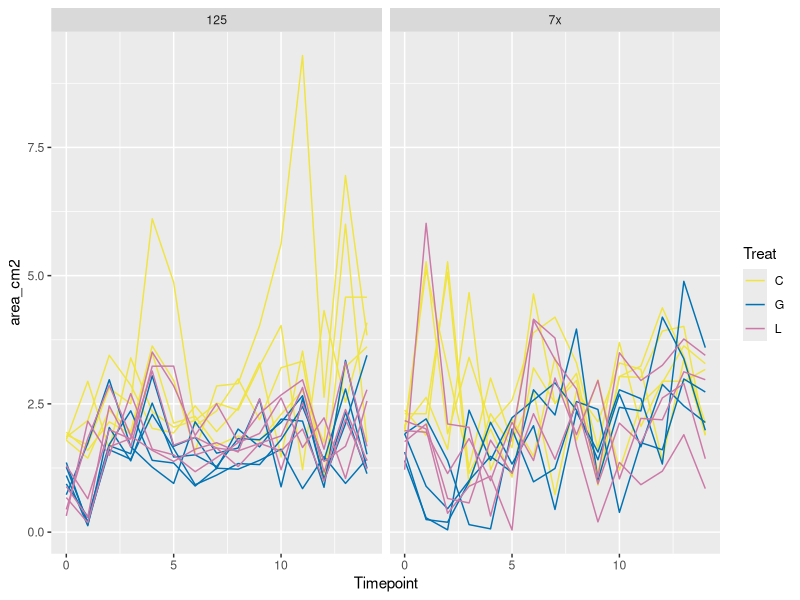
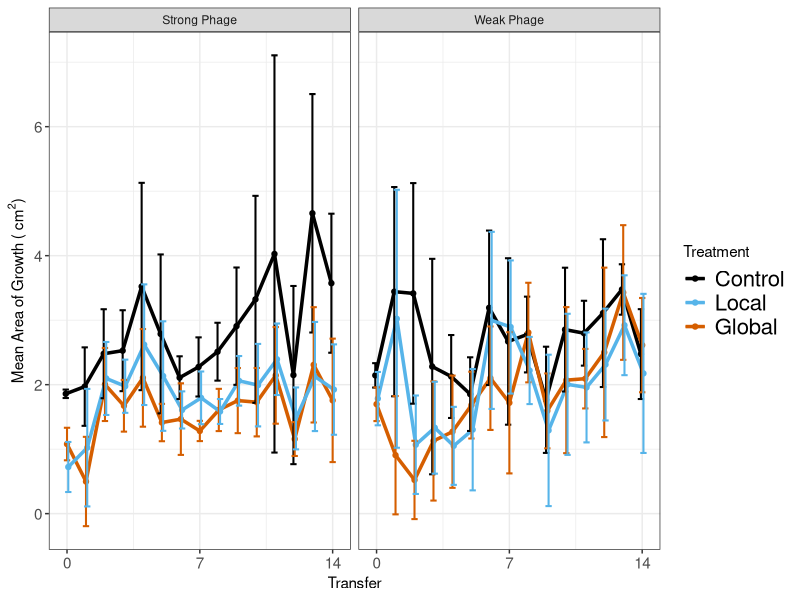
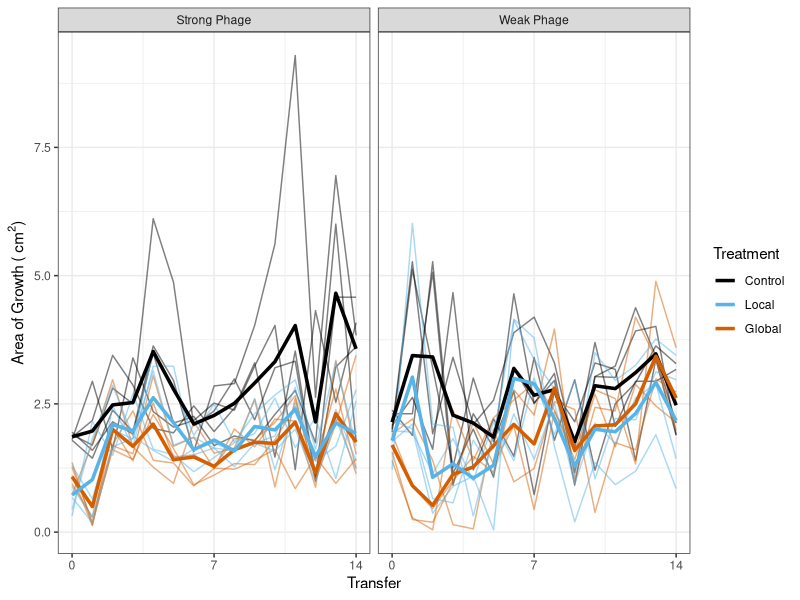
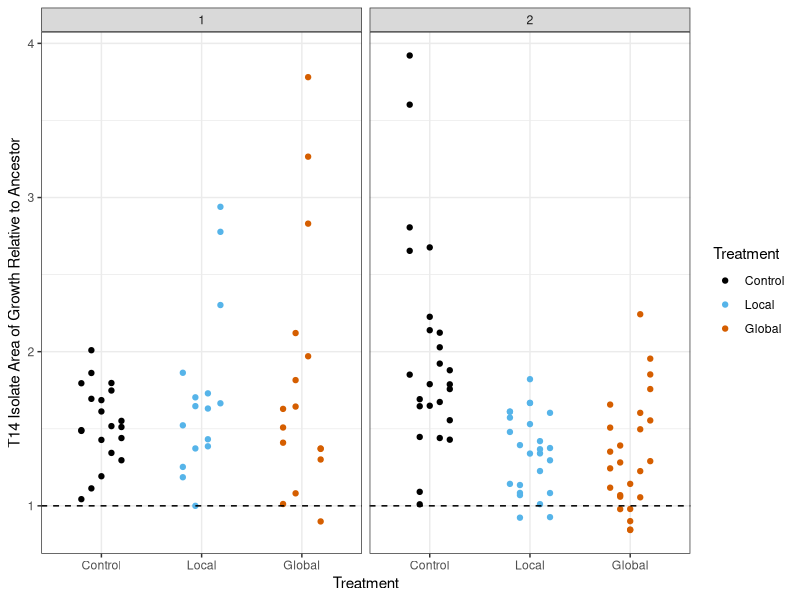
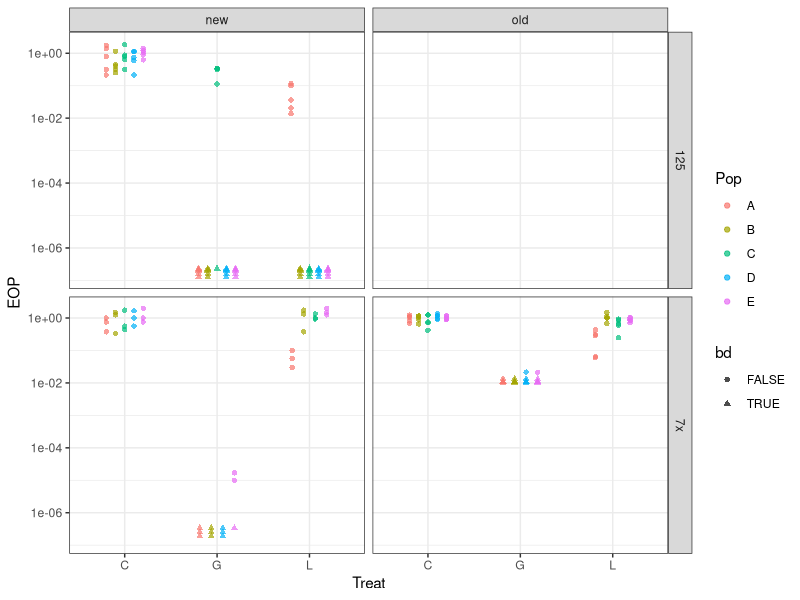
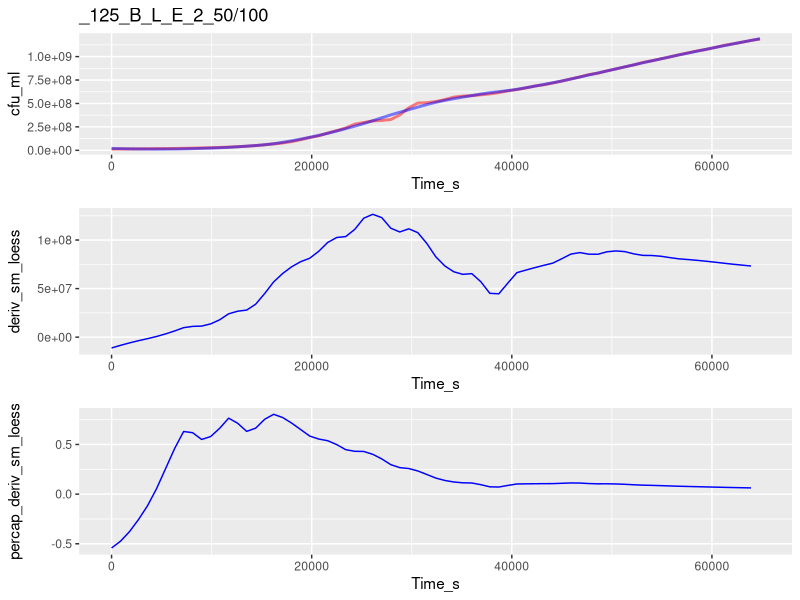
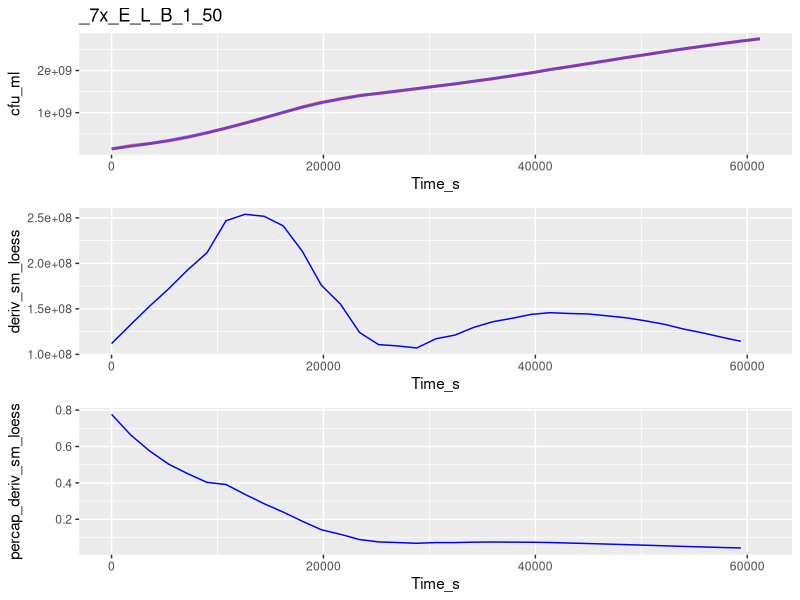
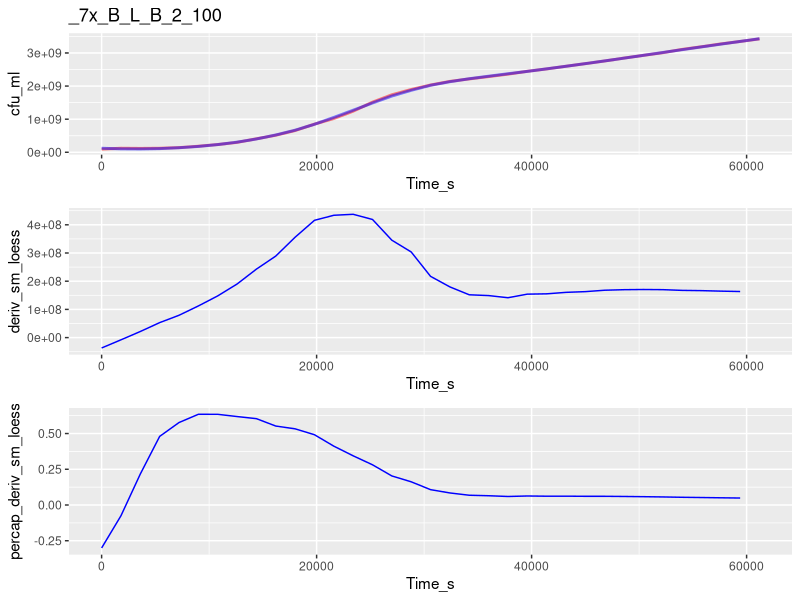

Recreate these plots in R, in order. (Note: this script raises an error after producing the figures.)
##TODO: 
##      migration stats
##      growth curve analysis
##      growth curve stats
##      

library("ggplot2")
library("dplyr")
library("data.table")

#Okabe and Ito 2008 colorblind-safe qualitative color scale
my_cols <- c("#E69F00", "#56B4E9", "#009E73", "#F0E442", "#0072B2",
             "#D55E00", "#CC79A7", "#000000")

#Need to split this into 2 scripts: one to take the messy data
# (e.g. isolate information in underscore formats, etc)
#and get it cleaned up, then output those clean data
#And another to take the clean data & analyze it
#Then put the messy data in one folder and the clean data in another folder
#Along with the separate scripts
#So when it's published, can just tell people to re-run the clean data script

#need to make Rep vs Pop consistent
#redo all analysis using dplyr
#redo analysis using vectorization
#include std curve for spec in this code (it may alread be there???)
#Do a scripted analysis of how much to smoothe gc data (not manually checking)
# #to be done later:
# #define function to get means of rates
# mean_rates <- function(sub_by_list, my_data)
# analyze additional plate scans
#change resistance to be by treat then by pop
#Change growth rate for ancestor to dotted line

##Experimental evolution migration ----
exper_evol_migr <- read.csv("./Clean_Data/Experimental_evolution_growth.csv")

#Drop points after T14
exper_evol_migr <- exper_evol_migr[exper_evol_migr$Timepoint <= 14, ]

#Calculate total area
exper_evol_migr$area_cm2 <- pi*exper_evol_migr$Width_cm/2*exper_evol_migr$Height_cm/2

#Make plot with all pops shown
ggplot(data = exper_evol_migr,
       aes(x = Timepoint, y = area_cm2, group = paste(Treat, Pop),
           color = Treat)) +
  geom_line() +
  scale_color_manual(values = my_cols[c(4, 5, 7)]) +
  facet_grid(~Proj)

#Summarize
exper_evol_migr <- group_by(exper_evol_migr, Proj, Treat, Timepoint)
exper_evol_summ <- summarize(exper_evol_migr,
                             area_mean = mean(area_cm2),
                             area_sd = sd(area_cm2),
                             area_n = n())

#Make plot of summarized data
my_facet_labels <- c("7x" = "Weak Phage", "125" = "Strong Phage")

ggplot(data = exper_evol_summ, aes(x = Timepoint, y = area_mean,
                                   color = Treat)) +
  geom_point(position = position_dodge(0.2)) + 
  geom_line(size = 1.2, position = position_dodge(0.2)) +
  theme_bw() +
  theme(axis.text.y = element_text(size = 11), axis.text.x = element_text(size = 11),
        legend.text = element_text(size = 16)) +
  facet_grid(~Proj, labeller = labeller(Proj = my_facet_labels)) +
  geom_errorbar(aes(ymax = area_mean+area_sd, ymin = area_mean-area_sd),
                width=1, size = .7, position=position_dodge(0.2)) +
  labs(x = "Transfer", 
       y = expression(paste("Mean Area of Growth ( ", cm^2, ")"))) + 
  scale_color_manual(name = "Treatment", breaks = c("C", "L", "G"),
                  labels = c("Control", "Local", "Global"),
                  values = my_cols[c(8, 2, 6)]) +
  scale_x_continuous(breaks = c(0, 7, 14)) +
  NULL

#Make plot with both summarized and non-summarized data
ggplot(data = exper_evol_migr,
               aes(x = Timepoint, y = area_cm2, group = paste(Treat, Pop),
                   color = Treat)) +
         geom_line(alpha = 0.5) +
         facet_grid(~Proj, labeller = labeller(Proj = my_facet_labels)) +
  theme_bw() +
  geom_line(data = exper_evol_summ,
            aes(x = Timepoint, y = area_mean, color = Treat,
                group = Treat),
            size = 1.2) +
  labs(x = "Transfer", 
       y = expression(paste("Area of Growth ( ", cm^2, ")"))) + 
  scale_color_manual(name = "Treatment", breaks = c("C", "L", "G"),
                     labels = c("Control", "Local", "Global"),
                     values = my_cols[c(8, 2, 6)]) +
  scale_x_continuous(breaks = c(0, 7, 14)) +
  NULL
    

##Isolate migration ----
isol_migration <- read.csv("./Clean_Data/Isolate_migration.csv")

#Calculate total area
isol_migration$area_cm2 <- pi*isol_migration$Width_cm/2*isol_migration$Height_cm/2

#Calculate total area relative to same-day ancestor
ancestors <- isol_migration[isol_migration$Isol == "Anc", ]
isol_migration$relative_area <-
  isol_migration$area_cm2/ancestors$area_cm2[
    match(as.Date(isol_migration$end_timestamp),
          as.Date(ancestors$end_timestamp))]

#Plot data
my_facet_labels <- c("7x" = "Weak Phage", 
                     "125" = "Strong Phage",
                     "C" = "Control", "G" = "Global", "L" = "Local",
                     "A" = "WT")

ggplot(isol_migration[isol_migration$Isol != "Anc", ], 
       aes(x = Treat, y = relative_area, color = Treat,
           group = Pop)) +
  geom_point(position = position_dodge(0.5)) +
  facet_grid(~Proj, labeller = labeller(Proj = my_facet_labels)) +
  theme_bw() + 
  labs(y = "T14 Isolate Area of Growth Relative to Ancestor",
       x = "Treatment") +
  geom_hline(yintercept = 1, lty = 2) +
  scale_x_discrete(limits = c("C", "L", "G"),
                   labels = c("Control", "Local", "Global")) +
  scale_color_manual(name = "Treatment", breaks = c("C", "L", "G"),
                     labels = c("Control", "Local", "Global"),
                     values = my_cols[c(8, 2, 6)]) +
  NULL

## Isolate resistance ----
resis_data <- read.csv("./Clean_Data/Isolate_resistance.csv",
                       stringsAsFactors = F)

#calculate EOP for ea isol
resis_data$EOP <- NA
resis_data$bd <- F
#First Handle below-detection points
my_rows <- which(resis_data$PFU == 0)
resis_data$pfu_ml[my_rows] <- 1*resis_data$dilution[my_rows]
resis_data$bd[my_rows] <- T
#Then calculate all EOPs
for (i in 1:nrow(resis_data)) {
  my_sub <- subset(resis_data, resis_data$Date == resis_data$Date[i])
  resis_data$EOP[i] <- resis_data$pfu_ml[i]/
    mean(my_sub[my_sub$Treat == "Anc",]$pfu_ml)
}

#Add flag for old vs new approach
resis_data$approach <- NA
resis_data$approach[1:70] <- "old"
resis_data$approach[71:nrow(resis_data)] <- "new"

ggplot(resis_data[resis_data$Treat != "Anc", ], 
       aes(x = Treat, y = EOP, color = Pop,
           shape = bd, group = Pop)) +
  facet_grid(Proj~approach) +
  geom_point(position = position_dodge(width = 0.5),
             alpha = 0.7) +
  scale_y_continuous(trans = "log10") +
  theme_bw()

# #For local viewing
# ggplot(resis_data[resis_data$Treat != "A", ], aes(x = Treat, y = 1-EOP)) +
#   scale_x_discrete(name = "Treatment") +
#   ylab("Resistance to Phage") +
#   facet_grid(Proj~Pop, labeller = labeller(Proj = my_facet_labels)) +
#   geom_dotplot(binaxis = "y", stackdir = "center", binwidth = 0.01, 
#                dotsize = 3) +
#   # geom_jitter(width = 0.2, height = 0, size = 2) +
#   theme_bw() + ggtitle("Population") +
#   theme(plot.title = element_text(size = 12, hjust = 0.5), 
#         axis.title = element_text(size = 12),
#         axis.text.x = element_text(color = "black", size = 12)) +
#   geom_hline(yintercept = 0, linetype = "dotted", size = 1.5)
# 
# #For poster
# png("resis_isols.png", width = 14, height = 9, units = "in", res = 300)
# ggplot(resis_data[resis_data$Treat != "A", ], aes(x = Treat, y = 1-EOP)) +
#   scale_x_discrete(name = "Treatment") +
#   ylab("Resistance to Phage") +
#   facet_grid(Proj~Pop, labeller = labeller(Proj = my_facet_labels)) +
#   geom_dotplot(binaxis = "y", stackdir = "center", binwidth = 0.02, 
#                dotsize = 2) +
#   theme_bw() + ggtitle("Population") +
#   theme(plot.title = element_text(size = 24, hjust = 0.5), 
#         axis.title = element_text(size = 24),
#         axis.text = element_text(color = "black", size = 20),
#         strip.text = element_text(size = 24)) +
#   geom_hline(yintercept = 0, linetype = "dotted", size = 1.5)
# dev.off()
# 
# #resistance vs growth
# gc_resis_data <- merge(resis_data, gc_mppti)
# gc_resis_mppt <- group_by(gc_resis_data, Media, Proj, Pop, Treat)
# gc_resis_mppt <- summarize(gc_resis_mppt, avg_eop = mean(EOP),
#                            avg_gr = mean(gr_max_avg))
# 
# #Make plot of all isolates
# ggplot(gc_resis_data, aes(x = 1-EOP, y = gr_max_avg)) +
#   geom_point() + 
#   facet_grid(Media~., labeller = labeller(Media = my_facet_labels)) +
#   geom_smooth(method = "lm") +
#   labs(x = "Resistance", y = "Per Capita Growth Rate (/hour)")
# 
# summary(lm(gr_max_avg~Media*EOP, data = gc_resis_data))
# 
# #Make plot of all pops
# #For local viewing
# ggplot(gc_resis_mppt, aes(x = 1-avg_eop, y = avg_gr)) +
#   geom_point(size = 2, aes(pch = Treat)) + 
#   scale_shape_manual(values = c(3, 15, 16, 17), name = "Treatment",
#                      breaks = c("A", "C", "G", "L"),
#                      labels = c("WT", "Control", "Global", "Local")) +
#   facet_grid(Media~Proj, labeller = labeller(Media = my_facet_labels,
#                                              Proj = my_facet_labels)) +
#   geom_smooth(method = "lm") +
#   labs(x = "Resistance", y = "Average Per Capita Growth Rate (/hour)") +
#   theme_bw()
# 
# #For poster
# png("resis_gc_tradeoff.png", width = 10, height = 7, units = "in",
#     res = 300)
# ggplot(gc_resis_mppt, aes(x = 1-avg_eop, y = avg_gr)) +
#   geom_point(size = 4, aes(pch = Treat)) + 
#   scale_shape_manual(values = c(3, 15, 16, 17), name = "Treatment",
#                      breaks = c("A", "C", "G", "L"),
#                      labels = c("WT", "Control", "Global", "Local")) +
#   facet_grid(Proj~Media, labeller = labeller(Media = my_facet_labels,
#                                              Proj = my_facet_labels)) +
#   geom_smooth(method = "lm", se = F) +
#   labs(x = "Resistance", y = "Average Maximum Per Capita Growth Rate (/hr)") +
#   theme_bw() +
#   theme(axis.text = element_text(size = 16),
#         strip.text = element_text(size = 20),
#         axis.title = element_text(size = 20),
#         legend.title = element_text(size = 20),
#         legend.text = element_text(size = 16))
# dev.off()
# 
# summary(lm(avg_gr~avg_eop*Media, data = gc_resis_mppt))
# 


##Isolate growth curves: read & find peaks ----

#Read data
gc_data <- read.csv("./Clean_Data/Isolate_growth_curves.csv",
                    header = T, stringsAsFactors = F)

#Make unique well identifiers
gc_data$uniq_well <- paste(gc_data$Date,
                           gc_data$Proj,
                           gc_data$Pop,
                           gc_data$Treat,
                           gc_data$Isol,
                           gc_data$Rep_Well,
                           gc_data$Media,
                           sep = "_")

#reorder
gc_data <- gc_data[order(gc_data$uniq_well, gc_data$Time_s), ]

#Define function that calculates derivatives
calc_deriv <- function(density, percapita = FALSE,
                          subset_by = NULL, time = NULL,
                          time_normalize = NULL) {
  #Note! density values must be sorted sequentially into their unique sets already
  
  #Provided a vector of density values, this function returns (by default) the
  # difference between sequential values
  #if percapita = TRUE, the differences of density are divided by density
  #if subset_by is provided, it should be a vector (same length as density),
  # the unique values of which will separate calculations
  #if time_normalize is specified, time should be provided as a simple 
  # numeric (e.g. number of seconds) in some unit
  #Then the difference will be normalized for the time_normalize value
  #(e.g. if time is provided in seconds and the difference per hour is wanted,
  # time_normalize should = 3600)
  
  #Check inputs
  if (!is.numeric(time)) {
    stop("time is not numeric")
  }
  if (!is.null(time_normalize)) {
    if (!is.numeric(time_normalize)) {
      stop("time_normalize is not numeric")
    } else if (is.null(time)) {
      stop("time_normalize is specified, but time is not provided")
    }
  }
  
  #Calc derivative
  ans <- c(density[2:length(density)]-density[1:(length(density)-1)])
  #Percapita (if specified)
  if (percapita) {
    ans <- ans/density[1:(length(density)-1)]
  }
  #Time normalize (if specified)
  if (!is.null(time_normalize)) {
    ans <- ans/
      (c(time[2:length(time)]-time[1:(length(time)-1)])/time_normalize)
  }
  #Subset by (if specified)
  if (!is.null(subset_by)) {
    ans[subset_by[2:length(subset_by)] != subset_by[1:(length(subset_by)-1)]] <- NA
  }
  return(c(ans, NA))
}

#Smooth data
gc_data$sm_loess <- NA
for (my_well in unique(gc_data$uniq_well)) {
  my_rows <- which(gc_data$uniq_well == my_well)
  #Smooth with loess
  gc_data$sm_loess[my_rows] <- loess(cfu_ml ~ Time_s, span = 0.4,
                                             data = gc_data[my_rows, ])$fitted
}

#Calculate growth per hour from loess curve
gc_data$deriv_sm_loess <- calc_deriv(gc_data$sm_loess,
                                     subset_by = gc_data$uniq_well,
                                     time = gc_data$Time_s,
                                     time_normalize = 3600)

#Calculate per capita growth per hour from loess curve
gc_data$percap_deriv_sm_loess <- calc_deriv(gc_data$sm_loess,
                                            percapita = TRUE,
                                            subset_by = gc_data$uniq_well,
                                            time = gc_data$Time_s,
                                            time_normalize = 3600)
  

#Calculate per capita growth per hour from original curve
# (for visual comparison)
# gc_data$percap_deriv_cfu <- calc_deriv(gc_data$cfu_ml,
#                                        percapita = TRUE,
#                                        subset_by = gc_data$uniq_well,
#                                        time = gc_data$Time_s,
#                                        time_normalize = 3600)

#View samples of original & smoothed curves
# as well as derivatives (per cap & not) of both orig and smoothed curves
for (my_well in sample(unique(gc_data$uniq_well), 3)) {
  my_rows <- which(gc_data$uniq_well == my_well)
  
  print(cowplot::plot_grid(
    ggplot(data = gc_data[my_rows, ],
           aes(x = Time_s, y = cfu_ml)) +
      geom_line(color = "red", lwd = 1, alpha = 0.5) +
      geom_line(aes(x = Time_s, y = sm_loess),
                color = "blue", lwd = 1, alpha = 0.5) +
      ggtitle(gc_data[my_rows[1], "uniq_well"]) +
      #geom_hline(yintercept = 383404890) +
      NULL,
    ggplot(data = gc_data[my_rows, ],
           aes(x = Time_s, y = deriv_sm_loess)) +
      geom_line(color = "blue") +
      NULL,
    ggplot(data = gc_data[my_rows, ],
           aes(x = Time_s, y = percap_deriv_sm_loess)) +
      geom_line(color = "blue") +
      # geom_line(aes(x = Time_s, y = percap_deriv_cfu),
      #           color = "red") +
      NULL,
    ncol = 1, align = "v"))
}

find_local_extrema <- function(values, 
                               return_maxima = TRUE,
                               return_minima = TRUE,
                               width_limit = NULL,
                               height_limit = NULL,
                               remove_endpoints = TRUE,
                               na.rm = FALSE) {
  #Takes a vector of values and returns a vector of the indices
  # of all local value extrema (by default, returns both maxima and minima)
  # To only return maxima or minima, change return_maxima/return_minima to FALSE

  #width_limit and/or height_limit must be provided
  #Width is how wide the window will be to look for a maxima/minima
  # Narrower width will be more sensitive to narrow local maxima/minima
  # Wider width will be less sensitive to narrow local maxima/minima
  #Height is how high or low a single step is allowed to take
  # e.g. a maxima-finding function will not pass a valley deeper
  # than height_limit
  #Note that this also limits approaches to extrema, so if set too small
  # function may converge on non-peaks
  #If both width_limit and height_limit are provided, steps are limited
  # conservatively (a single step must meet both criteria)
  
  #This function is designed to be compatible with dplyr::group_by and summarize
  
  #Check inputs
  if (!return_maxima & !return_minima) {
    stop("Both return_maxima and return_minima are FALSE, at least one must be TRUE")
  }
  if (is.null(width_limit) & is.null(height_limit)) {
    stop("Either width_limit or height_limit must be provided")
  }
  if (!is.null(width_limit)) {
    if (width_limit%%2 == 0) {
      warning("width_limit must be odd, will use ", width_limit-1, " as width_limit")
      width_limit <- width_limit - 1
    }
  }
  if (is.null(width_limit) & !is.null(height_limit)) {
    warning("height_limit alone tends to be sensitive to height_limit parameter, use with caution")
  }
  if (na.rm == TRUE & sum(is.na(values)) > 0) {
    if (!all(is.na(values[(1+length(values)-sum(is.na(values))):length(values)]))) {
      warning("Removing NAs found within values vector, returned indices will refer to non-NA values")
      print(values)
    }
    values <- values[!is.na(values)]
  } else if(any(is.na(values))) {
    stop("Some provided values are NA and na.rm = FALSE")
  }
  
  #Define sub-function to find limits of the window
  get_window_limits <- function(cnt_pos,
                                width_limit = NULL,
                                height_limit = NULL,
                                looking_for = c("minima", "maxima"),
                                values = NULL) {
    #Check inputs
    if (length(looking_for) > 1) {stop("looking_for must be specified")}
    if (!is.null(height_limit) & is.null(values)) {
        stop("height_limit is specified, but no values are provided")
    }
    if (is.null(width_limit) & is.null(height_limit)) {
      stop("Either width_limit or height_limit must be provided")
    }
    
    #Define window limits
    window_start <- c(NA, NA)
    if (!is.null(width_limit)) { #using width limit
      window_start[1] <- max(c(1, cnt_pos-floor(width_limit/2)))
    }
    if (!is.null(height_limit)) { #using height limig
      #For startpoint height, we want the latest point that is
      #behind of our current point and
      #either:
      # below current height - height limit
      # or above current height + height limit
      #Then we move one place forward 
      # (so it's the last value w/in height limit)
        window_start[2] <- max(c(1,
                                 1+which(1:length(values) < cnt_pos &
                                         (values >= (values[cnt_pos] + height_limit) |
                                            values <= (values[cnt_pos] - height_limit)))))
        #Make sure we're going at least 1 point backwards
        if(window_start[2] >= cnt_pos) {window_start[2] <- cnt_pos-1}
    }
    window_end <- c(NA, NA)
    if (!is.null(width_limit)) { #using width limit
      window_end[1] <- min(c(length(values), cnt_pos+floor(width_limit/2)))
    }
    if (!is.null(height_limit)) { #using height limit
        #For endpoint height, we want the earliest point that is
        #forward of our current point and
        #either:
        # below current height - height limit
        # or above current height + height limit
        #Then we move one place back 
        # (so it's the last value w/in height limit)
        window_end[2] <- min(c(length(values),
                               -1+which(1:length(values) > cnt_pos & #not backwards
                                    (values <= (values[cnt_pos] - height_limit) |
                                      values >= (values[cnt_pos] + height_limit)))))
        #Make sure we're going at least one point forwards
        if (window_end[2] <= cnt_pos) {window_end[2] <- cnt_pos+1}
    }
    return(c(max(window_start, na.rm = T), min(window_end, na.rm = T)))
  }
  
  find_next_extrema <- function(cnt_pos, values,
                        width_limit = NULL,
                        height_limit = NULL,
                        looking_for = c("minima", "maxima")) {
    if (cnt_pos == length(values)) {best_pos <- cnt_pos-1
    } else {best_pos <- cnt_pos+1}
    
    #Save the starting position so we never go backwards
    start_pos <- cnt_pos
    
    ##Looking for next maxima
    if(looking_for == "maxima") {
      while (cnt_pos != best_pos) {
        #Move the previous best pointer to current pointer location
        best_pos <- cnt_pos
        #Get next window limits
        window_lims <- get_window_limits(cnt_pos = cnt_pos,
                                         width_limit = width_limit,
                                         height_limit = height_limit,
                                         looking_for = "maxima",
                                         values = values)
        #Make sure we're not going backwards
        window_lims <- c(max(start_pos, window_lims[1]),
                         max(start_pos, window_lims[2]))
        #Then move current pointer to highest point within window
        # (making sure not to check non-integer indices, or indices below 1 or
        #  higher than the length of the vector)
        cnt_pos <- window_lims[1]-1+which.max(values[window_lims[1]:window_lims[2]])
      }
    ##Looking for next minima
    } else if (looking_for == "minima") {
      while (cnt_pos != best_pos) {
        #Move the previous best pointer to current pointer location
        best_pos <- cnt_pos
        #Get next window limits
        window_lims <- get_window_limits(cnt_pos = cnt_pos,
                                         width_limit = width_limit,
                                         height_limit = height_limit,
                                         looking_for = "minima",
                                         values = values)
        #Make sure we're not going backwards
        window_lims <- c(max(start_pos, window_lims[1]),
                         max(start_pos, window_lims[2]))
        #Then move current pointer to lowest point within window
        # (making sure not to check non-integer indices, or indices below 1 or
        #  higher than the length of the vector)
        cnt_pos <- window_lims[1]-1+which.min(values[window_lims[1]:window_lims[2]])
      }
    }
    return(best_pos)
  }
  
  cnt_pos <- 1
  ##Find first maxima
  maxima_list <- c(find_next_extrema(cnt_pos, values,
                                     width_limit = width_limit,
                                     height_limit = height_limit,
                                     looking_for = "maxima"))
  ##Find first minima
  minima_list <- c(find_next_extrema(cnt_pos, values,
                                     width_limit = width_limit,
                                     height_limit = height_limit,
                                     looking_for = "minima"))
  
  ##Check for next extrema until...
  while (TRUE) {
    #we're finding repeats
    if (any(duplicated(c(minima_list, maxima_list)))) {break}
    #or we hit the end of the values
    if (length(values) %in% c(maxima_list, minima_list)) {
      break
    }
    #Since maxima & minima must alternate, always start with furthest one 
    # we've found so far
    cnt_pos <- max(c(minima_list, maxima_list))
    #we're looking for a maxima next
    if (cnt_pos %in% minima_list) {
      maxima_list <- c(maxima_list,
                       find_next_extrema(cnt_pos, values,
                                         width_limit = width_limit,
                                         height_limit = height_limit,
                                         looking_for = "maxima"))
      #we're looking for a minima next
    } else if (cnt_pos %in% maxima_list) {
      minima_list <- c(minima_list,
                       find_next_extrema(cnt_pos, values,
                                         width_limit = width_limit,
                                         height_limit = height_limit,
                                         looking_for = "minima"))
    }
  }
  
  #Combine maxima & minima values & remove duplicates
  output <- c()
  if (return_maxima) {output <- c(output, maxima_list)}
  if (return_minima) {output <- c(output, minima_list)}
  #If remove endpoints is true, remove first or last values from return
  if (remove_endpoints) {
    if (1 %in% output) {output <- output[-which(output == 1)]}
    if (length(values) %in% output) {
      output <- output[-which(output == length(values))]}
  }
  #Remove duplicates
  output <- unique(output)
  #Order
  output <- output[order(output)]
  
  return(output)
}

#Group data by unique wells
gc_data <- group_by(gc_data, Date, Proj, Pop, Treat, Isol, Rep_Well, Media,
                    uniq_well)

# at max percap growth rate, find:
#     per capita growth rate (r)
#     density
#     time since some low density (lag time)
# at first local minima of non-percap growth rate after max growth rate 
#   (pseudo carrying capacity)
#   at pseudo K, find:
#     density (carrying capacity)
#     time since max percap growth rate
#     time since low density

#Define the window widths (sensitivity) for local extrema search
first_min_time <- 7200
max_percap_time <- 21600
max_gr_rate_time <- 10800
pseudo_K_time <- 7200

#Summarize data
gc_summarized <- summarize(gc_data,
  #Find the first minima in total density
   first_min_index = find_local_extrema(sm_loess,
                                        return_maxima = FALSE,
                                        width_limit = (first_min_time/
                                                         (Time_s[2]-Time_s[1])) + 1,
                                        na.rm = T,
                                        remove_endpoints = FALSE)[1],
   first_min = sm_loess[first_min_index],
   first_min_time = Time_s[first_min_index],
  #find peaks in per capita growth rate
  # but for one well we need a different criteria (see end)
  max_percap_index = ifelse(all(uniq_well != "2017-E_7x_B_C_E_1_50"),
    #first find all peaks
   find_local_extrema(percap_deriv_sm_loess,
                                        return_minima = FALSE,
                                        width_limit = (max_percap_time/
                                                         (Time_s[2]-Time_s[1])) + 1,
                                        na.rm = T,
                                        remove_endpoints = F)[
     #But save/use the first one that follows the minimum density
     match(TRUE, find_local_extrema(percap_deriv_sm_loess,
                                    return_minima = FALSE,
                                    width_limit = (max_percap_time/
                                                     (Time_s[2]-Time_s[1])) + 1,
                                    na.rm = T,
                                    remove_endpoints = F) >= first_min_index)],
   #if we're in that one well, use the second peak
  find_local_extrema(percap_deriv_sm_loess,
                                        return_minima = FALSE,
                                        width_limit = (max_percap_time/
                                                         (Time_s[2]-Time_s[1])) + 1,
                                        na.rm = T,
                                        remove_endpoints = F)[2]),
  max_percap_gr_rate = percap_deriv_sm_loess[max_percap_index],
  max_percap_gr_rate_time = Time_s[max_percap_index],
  max_percap_gr_rate_dens = sm_loess[max_percap_index],
  max_percap_gr_rate_timesincemin = max_percap_gr_rate_time - first_min_time,
  #find the first peak in total growth rate (slope of total density)
  max_grow_rate_index = find_local_extrema(deriv_sm_loess,
                                           return_minima = FALSE,
                                           width_limit = (max_gr_rate_time/
                                                            (Time_s[2]-Time_s[1])) + 1,
                                           na.rm = T,
                                           remove_endpoints = F)[1],
  #find the local minimas in total grow rate (slope of total density)
  # (which is the point when the diauxic shift occurs
  # but for one well we need a different criteria (see end)
  pseudo_K_index = ifelse(all(uniq_well != "2017-E_7x_B_C_E_1_50"),
    find_local_extrema(deriv_sm_loess,
                                      return_maxima = FALSE,
                                      width_limit = (pseudo_K_time/
                                                       (Time_s[2]-Time_s[1])) + 1,
                                      na.rm = T,
                       remove_endpoints = F)[
      #use the first one that follows the first peak in total gr rate
      # (note endpoints will be included, so when no local minima exists
      # the endpoint will simply be used
    match(TRUE, find_local_extrema(deriv_sm_loess,
                                      return_maxima = FALSE,
                                      width_limit = (pseudo_K_time/
                                                       (Time_s[2]-Time_s[1])) + 1,
                                      na.rm = T,
                                   remove_endpoints = F) > max_grow_rate_index)],
    #if we're in that one well, use the third minima
    find_local_extrema(deriv_sm_loess,
                       return_maxima = FALSE,
                       width_limit = (pseudo_K_time/
                                        (Time_s[2]-Time_s[1])) + 1,
                       na.rm = T,
                       remove_endpoints = F)[3]),
  pseudo_K = sm_loess[pseudo_K_index],
  pseudo_K_time = Time_s[pseudo_K_index],
  pseudo_K_deriv = deriv_sm_loess[pseudo_K_index],
  pseudo_K_timesincemin = pseudo_K_time - first_min_time,
  pseudo_K_timesince_maxpercap = pseudo_K_time - max_percap_gr_rate_time
)

#Change to data frame for cleanliness
gc_summarized <- as.data.frame(gc_summarized)

#Make output plots for problematic wells
if (F) {
  wells_check <- c("2017-B_7x_C_L_B_1_50", #isn't working
                   "2017-A_7x_Anc_Anc_Anc_1_50",
                   "2017-A_7x_B_L_A_1_100",
                   "2017-B_7x_C_L_B_1_50",
                   "2017-C_7x_B_C_C_1_100",
                   "2017-C_7x_B_C_C_2_100",
                   "2017-C_7x_C_C_C_1_50",
                   "2017-C_7x_C_L_C_2_100",
                   "2017-C_7x_D_G_C_1_50",
                   "2017-C_7x_D_G_C_1_100",
                   "2017-C_7x_D_G_C_2_50",
                   "2017-C_7x_D_G_C_2_100",
                   "2017-C_7x_E_G_C_1_100",
                   "2017-C_7x_E_G_C_2_100",
                   "2017-E_7x_B_C_E_1_50",
                   "2017-E_7x_C_C_E_1_100",
                   "2017-E_7x_C_C_E_2_100",
                   "2019-09-10_125_B_C_A_1_25-50",
                   "2019-09-10_125_B_C_A_2_25-50",
                   "2019-09-10_125_B_G_A_1_25-50",
                   "2019-09-12_125_B_C_D_1_25-50",
                   "2019-09-12_125_B_C_D_2_25-50",
                   "2019-09-12_125_B_G_D_1_25-50",
                   "2019-09-12_125_D_L_D_1_50-100",
                   "2019-09-12_125_D_L_D_2_50-100",
                   "2019-09-13_125_B_C_E_1_50-100",
                   "2019-09-13_125_B_C_E_2_25-50",
                   "2019-09-13_125_C_C_E_1_50-100",
                   "2019-09-13_125_D_L_E_1_50-100"
  )
  for (my_well in wells_check) {
    tiff(filename = paste("./Challenging_growth_curve_plots/", my_well, ".tiff", sep = ""),
         width = 5, height = 10, units = "in", res = 300)
    my_rows <- which(gc_data$uniq_well == my_well)
    print(cowplot::plot_grid(
      ggplot(data = gc_data[my_rows, ],
             aes(x = Time_s, y = cfu_ml)) +
        geom_line(color = "red", lwd = 1, alpha = 0.5) +
        geom_line(aes(x = Time_s, y = sm_loess),
                  color = "blue", lwd = 1, alpha = 0.5) +
        ggtitle(gc_data[my_rows[1], "uniq_well"]) +
        #Add point for first minima
        geom_point(data = gc_summarized[gc_summarized$uniq_well == my_well, ],
                   aes(x = first_min_time, y = first_min),
                   color = "green", size = 3) +
        NULL,
      ggplot(data = gc_data[my_rows, ],
             aes(x = Time_s, y = deriv_sm_loess)) +
        geom_line(color = "blue") +
        #Add point for pseudo K
        geom_point(data = gc_summarized[gc_summarized$uniq_well == my_well, ],
                   aes(x = pseudo_K_time, y = pseudo_K_deriv),
                   color = "green", size = 3) +
        #Add point for pseudo K2
        # geom_point(data = gc_summarized[gc_summarized$uniq_well == my_well, ],
        #            aes(x = pseudo_K_time2, y = pseudo_K_deriv2),
        #            color = "dark green", size = 2) +
        NULL,
      ggplot(data = gc_data[my_rows, ],
             aes(x = Time_s, y = percap_deriv_sm_loess)) +
        geom_line(color = "blue") +
        #Add point for max growth rate
        geom_point(data = gc_summarized[gc_summarized$uniq_well == my_well, ],
                   aes(x = max_percap_gr_rate_time, y = max_percap_gr_rate),
                   color = "green", size = 3) +
        NULL,
      ncol = 1, align = "v"))
    dev.off()
  }
}

#Make output plots for all wells
if (FALSE) {
  for (my_well in unique(gc_data$uniq_well)) {
    tiff(filename = paste("./Growth_curve_plots/", my_well, ".tiff", sep = ""),
         width = 5, height = 10, units = "in", res = 300)
    my_rows <- which(gc_data$uniq_well == my_well)
    print(cowplot::plot_grid(
      ggplot(data = gc_data[my_rows, ],
             aes(x = Time_s, y = cfu_ml)) +
        geom_line(color = "red", lwd = 1, alpha = 0.5) +
        geom_line(aes(x = Time_s, y = sm_loess),
                  color = "blue", lwd = 1, alpha = 0.5) +
        ggtitle(gc_data[my_rows[1], "uniq_well"]) +
        #Add point for first minima
        geom_point(data = gc_summarized[gc_summarized$uniq_well == my_well, ],
                   aes(x = first_min_time, y = first_min),
                   color = "green", size = 3) +
        NULL,
      ggplot(data = gc_data[my_rows, ],
             aes(x = Time_s, y = deriv_sm_loess)) +
        geom_line(color = "blue") +
        #Add point for pseudo K
        geom_point(data = gc_summarized[gc_summarized$uniq_well == my_well, ],
                   aes(x = pseudo_K_time, y = pseudo_K_deriv),
                   color = "green", size = 3) +
        NULL,
      ggplot(data = gc_data[my_rows, ],
             aes(x = Time_s, y = percap_deriv_sm_loess)) +
        geom_line(color = "blue") +
        #Add point for max growth rate
        geom_point(data = gc_summarized[gc_summarized$uniq_well == my_well, ],
                   aes(x = max_percap_gr_rate_time, y = max_percap_gr_rate),
                   color = "green", size = 3) +
        NULL,
      ncol = 1, align = "v"))
    dev.off()
  }
}

#Isolate growth curves: summarize replicates, cast media, summarize isolates ----

#Summarize replicate wells
gc_summarized <- group_by(gc_summarized, Date, Proj, Pop, Treat,
                          Isol, Media)
gc_sum_noreps <- summarize(gc_summarized,
                           n = n(),
                           first_min_avg = mean(first_min),
                           first_min_sd = sd(first_min),
                           first_min_time_avg = mean(first_min_time),
                           first_min_time_sd = sd(first_min_time),
                           max_percap_gr_rate_avg = mean(max_percap_gr_rate),
                           max_percap_gr_rate_sd = sd(max_percap_gr_rate),
                           max_percap_gr_rate_time_avg = mean(max_percap_gr_rate_time),
                           max_percap_gr_rate_time_sd = sd(max_percap_gr_rate_time),
                           max_percap_gr_rate_dens_avg = mean(max_percap_gr_rate_dens),
                           max_percap_gr_rate_dens_sd = sd(max_percap_gr_rate_dens),
                           max_percap_gr_rate_timesincemin_avg = mean(max_percap_gr_rate_timesincemin),
                           max_percap_gr_rate_timesincemin_sd = sd(max_percap_gr_rate_timesincemin),
                           pseudo_K_avg = mean(pseudo_K),
                           pseudo_K_sd = sd(pseudo_K),
                           pseudo_K_time_avg = mean(pseudo_K_time),
                           pseudo_K_time_sd = sd(pseudo_K_time),
                           pseudo_K_timesincemin_avg = mean(pseudo_K_timesincemin),
                           pseudo_K_timesincemin_sd = sd(pseudo_K_timesincemin),
                           pseudo_K_timesince_maxpercap_avg = mean(pseudo_K_timesince_maxpercap),
                           pseudo_K_timesince_maxpercap_sd = sd(pseudo_K_timesince_maxpercap)
)
gc_sum_noreps <- as.data.frame(gc_sum_noreps)

#Take a look at the standard deviations between replicate wells
if (F) {
  for (var in c("first_min_", "first_min_time_", 
                "max_percap_gr_rate_", "max_percap_gr_rate_time_", 
                "max_percap_gr_rate_dens_", 
                "max_percap_gr_rate_timesincemin_",
                "pseudo_K_", "pseudo_K_time_", 
                "pseudo_K_timesincemin_", 
                "pseudo_K_timesince_maxpercap_")) {
    my_sd <- gc_sum_noreps[, paste(var, "sd", sep = "")]
    my_avg <- mean(gc_sum_noreps[, paste(var, "avg", sep = "")])
    hist(my_sd, main = var, 
         xlim = c(min(my_sd, my_avg, na.rm = T), max(my_sd, my_avg, na.rm = T)))
    abline(v = my_avg, col = "red", lwd = 2)
  }
}
if (F) {
  for (var in c("first_min_", "first_min_time_", 
                "max_percap_gr_rate_", "max_percap_gr_rate_time_", 
                "max_percap_gr_rate_dens_", 
                "max_percap_gr_rate_timesincemin_",
                "pseudo_K_", "pseudo_K_time_", 
                "pseudo_K_timesincemin_", 
                "pseudo_K_timesince_maxpercap_")) {
    my_sd <- gc_sum_noreps[, paste(var, "sd", sep = "")]
    my_avg <- gc_sum_noreps[, paste(var, "avg", sep = "")]
    hist(my_sd/my_avg, main = var, xlim = c(0, max(my_sd/my_avg, 1, na.rm = T)))
    abline(v = 1, col = "red", lwd = 2)
  }
}

#Generally, sd's between reps are small relative to the values themselves

#Cast measurements in different medias
# into different columns
gc_sum_noreps$Media[gc_sum_noreps$Media == "50"] <- "Orig"
gc_sum_noreps$Media[gc_sum_noreps$Media == "100"] <- "Rich"
gc_sum_noreps$Media[gc_sum_noreps$Media == "25-50"] <- "Orig"
gc_sum_noreps$Media[gc_sum_noreps$Media == "50-100"] <- "Rich"

gc_sum_noreps <- as.data.table(gc_sum_noreps)
gc_sum_noreps_wide <- data.table::dcast(gc_sum_noreps,
                           Date+Proj+Pop+Treat+Isol ~ Media,
                           value.var = c("first_min_avg", 
                                         "first_min_time_avg", 
                                         "max_percap_gr_rate_avg", 
                                         "max_percap_gr_rate_time_avg", 
                                         "max_percap_gr_rate_dens_avg", 
                                         "max_percap_gr_rate_timesincemin_avg", 
                                         "pseudo_K_avg", 
                                         "pseudo_K_time_avg", 
                                         "pseudo_K_timesincemin_avg", 
                                         "pseudo_K_timesince_maxpercap_avg"))
gc_sum_noreps_wide <- as.data.frame(gc_sum_noreps_wide)

#Compare isols to Ancestors

#Summarize isols into pops




#Check for univariate normality
if (F) {
  for (var_root in c("first_min_avg_", 
                     #"first_min_time_avg_",
                     "max_percap_gr_rate_avg_",
                     #"max_percap_gr_rate_time_avg_",
                     "max_percap_gr_rate_dens_avg_",
                     "max_percap_gr_rate_timesincemin_avg_",
                     "pseudo_K_avg_",
                     #"pseudo_K_time_avg_",
                     "pseudo_K_timesincemin_avg_",
                     #"pseudo_K_timesince_maxpercap_avg_",
                     "first_min_avg_",
                     #"first_min_time_avg_",
                     "max_percap_gr_rate_avg_",
                     #"max_percap_gr_rate_time_avg_",
                     "max_percap_gr_rate_dens_avg_",
                     "max_percap_gr_rate_timesincemin_avg_",
                     "pseudo_K_avg_",
                     #"pseudo_K_time_avg_",
                     "pseudo_K_timesincemin_avg_"
                     #"pseudo_K_timesince_maxpercap_avg_"
  )) {
    for (media in c("Orig", "Rich")) {
      for (proj in unique(gc_sum_noreps_wide$Proj)) {
        var <- paste(var_root, media, sep = "")
        # hist(as.numeric(gc_sum_noreps_wide[gc_sum_noreps_wide$Proj == proj, var]), 
        #      main = paste(proj, var))
        qqnorm(as.numeric(gc_sum_noreps_wide[gc_sum_noreps_wide$Proj == proj, var]), 
               main = paste(proj, var))
        qqline(as.numeric(gc_sum_noreps_wide[gc_sum_noreps_wide$Proj == proj, var]))
      }
    }
  }
}

#Definitely not skewed:
# 125 first min Orig
# 125 pseudo K Orig
# 125 first min Rich
#
#Not skewed but outliers:
#7x pseudo K Orig
#7x pseudo K timesincemin Orig
#7x pseudo K Rich
#125 max percap dens Rich
# 
#Maybe skewed:
#7x max percap rate Orig
#7x max percap dens Orig
#7x max percap timesincemin Orig
#7x first min Rich
#7x max percap rate Rich
#7x max percap timesincemin Rich
#7x pseudo K timesincemin Rich
#125 max percap rate Orig
#125 max percap dens Orig
#125 max percap timesincemin Orig
#125 pseudo K timesincemin Orig
#125 max percap rate Rich
#125 max percap timesincemin Rich
#125 pseudo K Rich
#
#Definitely skewed:
#7x first min Orig
#7x max percap dens Rich
#125 pseudo K timesincemin Rich

##See GC Data Normality.rtf

#Split data frame into two projects
gc_noreps_7x <- gc_sum_noreps_wide[gc_sum_noreps_wide$Proj == "7x", ]
gc_noreps_125 <- gc_sum_noreps_wide[gc_sum_noreps_wide$Proj == "125", ]

#Take log10 of everything except 125 first min
for (var in c("first_min_avg_Orig", 
              #"first_min_time_avg_Orig",
              "max_percap_gr_rate_avg_Orig",
              #"max_percap_gr_rate_time_avg_Orig",
              "max_percap_gr_rate_dens_avg_Orig",
              "max_percap_gr_rate_timesincemin_avg_Orig",
              "pseudo_K_avg_Orig",
              #"pseudo_K_time_avg_Orig",
              "pseudo_K_timesincemin_avg_Orig",
              #"pseudo_K_timesince_maxpercap_avg_Orig",
              "first_min_avg_Rich",
              #"first_min_time_avg_Rich",
              "max_percap_gr_rate_avg_Rich",
              #"max_percap_gr_rate_time_avg_Rich",
              "max_percap_gr_rate_dens_avg_Rich",
              "max_percap_gr_rate_timesincemin_avg_Rich",
              "pseudo_K_avg_Rich",
              #"pseudo_K_time_avg_Rich",
              "pseudo_K_timesincemin_avg_Rich"
              #"pseudo_K_timesince_maxpercap_avg_Rich"
          )) {
  newname <- paste(var, "_log10", sep = "")
  gc_noreps_7x[, newname] <- log10(gc_noreps_7x[, var])
  if (!var %in% c("first_min_avg_Orig", "first_min_avg_Rich")) {
    gc_noreps_125[, newname] <- log10(gc_noreps_125[, var])
  }
}

#Re-check normality
#7x:
for (var_root in c("first_min_avg_", 
                       #"first_min_time_avg_",
                       "max_percap_gr_rate_avg_",
                       #"max_percap_gr_rate_time_avg_",
                       "max_percap_gr_rate_dens_avg_",
                       "max_percap_gr_rate_timesincemin_avg_",
                       "pseudo_K_avg_",
                       #"pseudo_K_time_avg_",
                       "pseudo_K_timesincemin_avg_",
                       #"pseudo_K_timesince_maxpercap_avg_",
                       "first_min_avg_",
                       #"first_min_time_avg_",
                       "max_percap_gr_rate_avg_",
                       #"max_percap_gr_rate_time_avg_",
                       "max_percap_gr_rate_dens_avg_",
                       "max_percap_gr_rate_timesincemin_avg_",
                       "pseudo_K_avg_",
                       #"pseudo_K_time_avg_",
                       "pseudo_K_timesincemin_avg_"
                       #"pseudo_K_timesince_maxpercap_avg_"
      )) {
  for (media in c("Orig", "Rich")) {
    var <- paste(var_root, media, "_log10", sep = "")
    qqnorm(as.numeric(gc_noreps_7x[, var]), 
           main = paste("7x", var))
    qqline(as.numeric(gc_noreps_7x[, var]))
    if (var_root != "first_min_avg_") {
      qqnorm(as.numeric(gc_noreps_125[, var]), 
             main = paste("125", var))
      qqline(as.numeric(gc_noreps_125[, var]))
    }
  }
}

#After looking at the outcomes of log10 normalization,
# first min did not improve, use original values
# All three max percap improved in some cases, use log10 values
# Pseudo K did not change, use original values

#Check for multivariate normality

#Define function to make chi-square quantile plots 
# to test for multivariate normality of data or residuals
# (credit to Jonathan Reuning-Scherer)
CSQPlot<-function(vars,label="Chi-Square Quantile Plot"){
  #usually, vars is xxx$residuals or data from one group and label is for plot
  x<-cov(scale(vars),use="pairwise.complete.obs")
  squares<-sort(diag(as.matrix(scale(vars))%*%solve(x)%*%as.matrix(t(scale(vars)))))
  quantiles<-quantile(squares)
  hspr<-quantiles[4]-quantiles[2]
  cumprob<-c(1:length(vars[,1]))/length(vars[,1])-1/(2*length(vars[,1]))
  degf<-dim(x)[1]
  quants<-qchisq(cumprob,df=degf)
  gval<-(quants**(-1+degf/2))/(exp(quants/2)*gamma(degf/2)*(sqrt(2)**degf))
  scale<-hspr / (qchisq(.75,degf)-qchisq(.25,degf))
  se<-(scale/gval)*sqrt(cumprob*(1-cumprob)/length(squares))
  lower<-quants-2*se
  upper<-quants+2*se
  
  plot(quants,squares,col='red',pch=19,cex=1.2,xlab="Chi-Square Quantiles",
       ylab=label,main=paste("Chi-Square Quantiles for",label),ylim=range(upper,lower, squares) , xlim=range(c(0,quants)))
  lines(c(0,100),c(0,100),col=1)
  lines(quants,upper,col="blue",lty=2,lwd=2)
  lines(quants,lower,col="blue",lty=2,lwd=2)
  legend(0,range(upper,lower)[2]*.9,c("Data","95% Conf Limits"),lty=c(0,2),col=c("red","blue"),lwd=c(2,2),
         pch=c(19,NA))
}

CSQPlot(gc_noreps_7x[, c("first_min_avg_Orig", 
                         "first_min_avg_Rich",
                         "max_percap_gr_rate_avg_Orig_log10",
                         "max_percap_gr_rate_avg_Rich_log10",
                         "max_percap_gr_rate_dens_avg_Orig_log10",
                         "max_percap_gr_rate_dens_avg_Rich_log10",
                         "max_percap_gr_rate_timesincemin_avg_Orig_log10",
                         "max_percap_gr_rate_timesincemin_avg_Rich_log10",
                         "pseudo_K_avg_Orig",
                         "pseudo_K_avg_Rich",
                         "pseudo_K_timesincemin_avg_Orig",
                         "pseudo_K_timesincemin_avg_Rich"
                )],
        label = "7x")

CSQPlot(gc_noreps_125[, c("first_min_avg_Orig", 
                         "first_min_avg_Rich",
                         "max_percap_gr_rate_avg_Orig_log10",
                         "max_percap_gr_rate_avg_Rich_log10",
                         "max_percap_gr_rate_dens_avg_Orig_log10",
                         "max_percap_gr_rate_dens_avg_Rich_log10",
                         "max_percap_gr_rate_timesincemin_avg_Orig_log10",
                         "max_percap_gr_rate_timesincemin_avg_Rich_log10",
                         "pseudo_K_avg_Orig",
                         "pseudo_K_avg_Rich",
                         "pseudo_K_timesincemin_avg_Orig",
                         "pseudo_K_timesincemin_avg_Rich"
                      )],
          label = "125")                   

#Looks like our data is pretty non-normal, although the majority of
# it falls within or near the 95% confidence intervals                    
                     
#Get principal components
gc_princomp_7x <- princomp(gc_noreps_7x[, c("first_min_avg_Orig", 
                                            "first_min_avg_Rich",
                                            "max_percap_gr_rate_avg_Orig_log10",
                                            "max_percap_gr_rate_avg_Rich_log10",
                                            "max_percap_gr_rate_dens_avg_Orig_log10",
                                            "max_percap_gr_rate_dens_avg_Rich_log10",
                                            "max_percap_gr_rate_timesincemin_avg_Orig_log10",
                                            "max_percap_gr_rate_timesincemin_avg_Rich_log10",
                                            "pseudo_K_avg_Orig",
                                            "pseudo_K_avg_Rich",
                                            "pseudo_K_timesincemin_avg_Orig",
                                            "pseudo_K_timesincemin_avg_Rich")],
                                cor = T,
                                scores = T)

gc_princomp_125 <- princomp(gc_noreps_125[, c("first_min_avg_Orig", 
                                              "first_min_avg_Rich",
                                              "max_percap_gr_rate_avg_Orig_log10",
                                              "max_percap_gr_rate_avg_Rich_log10",
                                              "max_percap_gr_rate_dens_avg_Orig_log10",
                                              "max_percap_gr_rate_dens_avg_Rich_log10",
                                              "max_percap_gr_rate_timesincemin_avg_Orig_log10",
                                              "max_percap_gr_rate_timesincemin_avg_Rich_log10",
                                              "pseudo_K_avg_Orig",
                                              "pseudo_K_avg_Rich",
                                              "pseudo_K_timesincemin_avg_Orig",
                                              "pseudo_K_timesincemin_avg_Rich")],
                            cor = T,
                            scores = T)

#Print summary
print(summary(gc_princomp_7x), digits = 2)
#PC1 - 36% of variance, PC2 22%, PC3 16%
print(summary(gc_princomp_125), digits = 2)
#PC1 43%, PC2 18% PC3 14%

#Make screeplots
screeplot(gc_princomp_7x, type = "lines", main = "7x PCA Scree Plot")
#Keep 2 or 4?
screeplot(gc_princomp_125, type = "lines", main = "7x PCA Scree Plot")
#Keep 2

#Check loadings of Principal components for 7x
print(gc_princomp_7x$loadings, digits = 2, cutoff = 0)
#PC1 - first min, percap dens, percap time vs percap rate
#PC2 - pseudo K time & dens

#Check loadings of Principal components for 7x
print(gc_princomp_125$loadings, digits = 2, cutoff = 0)
#PC1 - max percap rate vs max percap time & dens, pseudo K time, first min
#PC2 - first min, pseudo K dens vs max percap time & pseudo K time

#Add scores to dataframes
gc_noreps_7x <- cbind(gc_noreps_7x, gc_princomp_7x$scores)
gc_noreps_125 <- cbind(gc_noreps_125, gc_princomp_125$scores)

#Make plots of all isols
ggplot(data = gc_noreps_7x,
       aes(x = Comp.1, y = Comp.2, color = Treat)) +
  geom_point()

ggplot(data = gc_noreps_125,
       aes(x = Comp.1, y = Comp.2, color = Treat)) +
  geom_point()

#Summarize each pop
gc_noreps_7x <- group_by(gc_noreps_7x,
                         "Proj",
                         "Pop",
                         "Treat")
gc_noisols_7x <- summarise(gc_noreps_7x,
                           
)

##TODO should isols be run relative to the ancestor?



#Making percap growth rate plots
my_facet_labels <- c("100" = "Rich Environment", 
                     "50" = "Adapted Environment",
                     "C" = "Control", "G" = "Global", "L" = "Local",
                     "A" = "WT", "1" = "Weak Phage", "2" = "Strong Phage")

#plot of all isols
gc_mppti$Media <- factor(gc_mppti$Media, levels = c(50, 100))
ggplot(gc_mppti, aes(x = Treat, y = gr_max_avg)) + 
  geom_jitter(width = 0.1, height = 0, size = 2) + 
  facet_grid(Media ~ Pop, labeller = labeller(Media = my_facet_labels)) +
  labs(x = "Treatment", y = "Per Capita Growth Rate (/hour)") +
  theme(axis.text.x = element_text(size = 11), 
        axis.text.y = element_text(size = 11)) +
  theme_bw()

#plot of all pops
gc_mppt$Media <- factor(gc_mppt$Media, levels = c(50, 100))

#For local viewing
ggplot(gc_mppt, aes(x = Treat, y = avg_isols), 
       labeller = labeller(Treat = my_facet_labels)) + 
  geom_point(pch = 1, size = 3) +
  facet_grid(Proj~Media, 
             labeller = labeller(Media = my_facet_labels, Proj = my_facet_labels)) + 
  labs(x = "Treatment", y = "Maximum Per Capita Growth Rate (/hour)") + theme_bw() + 
  scale_x_discrete(labels = c("Ancestor", "Control", "Global", "Local"))

#For poster
png(filename = "growth_rate_pops.png", width = 10, height = 7,
    units = "in", res = 300)
ggplot(gc_mppt, aes(x = Treat, y = avg_isols), 
       labeller = labeller(Treat = my_facet_labels)) + 
  geom_jitter(width = 0.075, height = 0, pch = 16, size = 6) +
  facet_grid(Proj~Media, 
             labeller = labeller(Media = my_facet_labels, Proj = my_facet_labels)) + 
  labs(x = "Treatment", y = "Maximum Per Capita Growth Rate (/hr)") + theme_bw() + 
  scale_x_discrete(labels = c("Ancestor", "Control", "Global", "Local")) +
  theme(axis.title = element_text(size = 20), axis.text = element_text(size = 16),
        strip.text = element_text(size = 20))
dev.off()


## Isolate PCA with all variables ----
